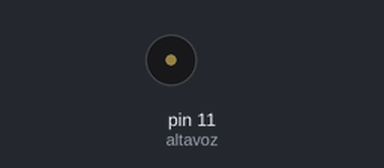
Recording of a sketch running on a simulated Arduino Uno, built with avr-gcc and run on an emulated ATmega328P. Shown: buzzer (waves = sounding).

Above: at 1.4 s.
At 19.01 s:
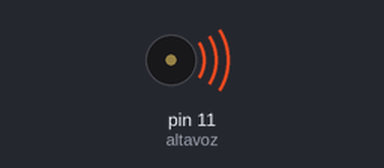
Timing chart, 0 to 19.3 s (numbered marks = the images above):
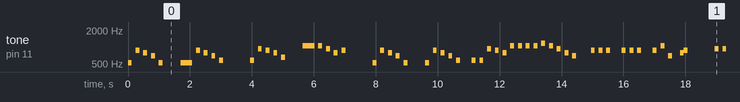

Measured:
- by itself, tone on pin 11 (altavoz): plays 523 Hz for 0.13 s, 880 Hz for 0.13 s, 783 Hz for 0.13 s, 698 Hz for 0.13 s, 523 Hz for 0.13 s, 523 Hz for 0.38 s … (380 notes in this stretch)

The sketch:

melodiaNavidad.ino
```cpp
int altavoz = 11;
int vel=250;
void setup(){
      pinMode(altavoz,OUTPUT);
}
void loop(){
  tone(altavoz,523,vel/2);
  delay(vel);
  tone(altavoz,880,vel/2);
  delay(vel);
  tone(altavoz,783,vel/2);
  delay(vel);
  tone(altavoz,698,vel/2);
  delay(vel);
  tone(altavoz,523,vel/2);
  delay(vel*2+200);

  tone(altavoz,523,vel/2);
  delay(vel/2);
  tone(altavoz,523,vel/2);
  delay(vel/2);

  tone(altavoz,523,vel/2);
  delay(vel);
  tone(altavoz,880,vel/2);
  delay(vel);
  tone(altavoz,783,vel/2);
  delay(vel);
  tone(altavoz,698,vel/2);
  delay(vel);

  tone(altavoz,587,vel/2);
  delay(vel*4);
    tone(altavoz,587,vel/2);
  delay(vel);


  tone(altavoz,933,vel/2);
  delay(vel);
  tone(altavoz,880,vel/2);
  delay(vel);
  tone(altavoz,783,vel/2);
  delay(vel);
  tone(altavoz,659,vel/2);
  delay(vel*2+200);

  tone(altavoz,1046,vel/2);
  delay(vel/2);
  tone(altavoz,1046,vel/2);
  delay(vel/2);
  tone(altavoz,1046,vel/2);
  delay(vel);
  tone(altavoz,1046,vel/2);
  delay(vel);
  tone(altavoz,933,vel/2);
  delay(vel);
  tone(altavoz,783,vel/2);
  delay(vel);
  tone(altavoz,880,vel/2);
  delay(vel*4);


  tone(altavoz,523,vel/2);
  delay(vel);
  tone(altavoz,880,vel/2);
  delay(vel);
  tone(altavoz,783,vel/2);
  delay(vel);
  tone(altavoz,698,vel/2);
  delay(vel);
  tone(altavoz,523,vel/2);
  delay(vel*2+200);

  tone(altavoz,523,vel/2);
  delay(vel);
  tone(altavoz,880,vel/2);
  delay(vel);
  tone(altavoz,783,vel/2);
  delay(vel);
  tone(altavoz,698,vel/2);
  delay(vel);
  tone(altavoz,587,vel/2);
  delay(vel*2);


 tone(altavoz,587,vel/2);
  delay(vel);

 tone(altavoz,587,vel/2);
  delay(vel);


  tone(altavoz,933,vel/2);
  delay(vel);
  tone(altavoz,880,vel/2);
  delay(vel);
  tone(altavoz,783,vel/2);
  delay(vel);


  tone(altavoz,1046,vel/2);
  delay(vel);
    tone(altavoz,1046,vel/2);
  delay(vel);
    tone(altavoz,1046,vel/2);
  delay(vel);
    tone(altavoz,1046,vel/2);
  delay(vel);
    tone(altavoz,1174,vel/2);
  delay(vel);
    tone(altavoz,1046,vel/2);
  delay(vel);
    tone(altavoz,933,vel/2);
  delay(vel);
    tone(altavoz,783,vel/2);
  delay(vel);
    tone(altavoz,698,vel/2);
  delay(vel*2+100);

      tone(altavoz,880,vel/2);
  delay(vel);
      tone(altavoz,880,vel/2);
  delay(vel);
      tone(altavoz,880,vel/2);
  delay(vel*2);
      tone(altavoz,880,vel/2);
  delay(vel);
      tone(altavoz,880,vel/2);
  delay(vel);
      tone(altavoz,880,vel/2);
  delay(vel*2);
      tone(altavoz,880,vel/2);
  delay(vel);
      tone(altavoz,1046,vel/2);
  delay(vel);
  tone(altavoz,698,vel/2);
  delay(vel+vel/2);
        tone(altavoz,783,vel/2);
  delay(vel/2);
        tone(altavoz,880,vel/2);
  delay(vel*4);

  tone(altavoz,933,vel/2);
  delay(vel);
  tone(altavoz,933,vel/2);
  delay(vel);
    tone(altavoz,933,vel/2);
  delay(vel+vel/2);
     tone(altavoz,933,vel/2);
  delay(vel/2);
    tone(altavoz,933,vel/2);
  delay(vel);
      tone(altavoz,880,vel/2);
  delay(vel);
      tone(altavoz,880,vel/2);
  delay(vel);
      tone(altavoz,880,vel/2);
  delay(vel/2);
      tone(altavoz,880,vel/2);
  delay(vel/2);
      tone(altavoz,783,vel/2);
  delay(vel);
      tone(altavoz,783,vel/2);
  delay(vel);
      tone(altavoz,880,vel/2);
  delay(vel/2);
      tone(altavoz,783,vel/2);
  delay(vel*2);
      tone(altavoz,1046,vel/2);
  delay(vel*2);

        tone(altavoz,880,vel/2);
  delay(vel);
      tone(altavoz,880,vel/2);
  delay(vel);
      tone(altavoz,880,vel/2);
  delay(vel/2);
        tone(altavoz,880,vel/2);
  delay(vel);
      tone(altavoz,880,vel/2);
  delay(vel);
      tone(altavoz,880,vel/2);
  delay(vel/2);
      tone(altavoz,880,vel/2);
  delay(vel);
        tone(altavoz,1046,vel/2);
  delay(vel);
        tone(altavoz,698,vel/2);
  delay(vel+vel/2);
tone(altavoz,783,vel/2);
  delay(vel);
  tone(altavoz,880,vel/2);
  delay(vel*4);

  tone(altavoz,933,vel/2);
  delay(vel);
    tone(altavoz,933,vel/2);
  delay(vel);
    tone(altavoz,933,vel/2);
  delay(vel+vel/2);
    tone(altavoz,933,vel/2);
  delay(vel/2);
    tone(altavoz,933,vel/2);
  delay(vel);
    tone(altavoz,880,vel/2);
  delay(vel);
      tone(altavoz,880,vel/2);
  delay(vel);

      tone(altavoz,880,vel/2);
  delay(vel/2);
      tone(altavoz,880,vel/2);
  delay(vel/2);

        tone(altavoz,1046,vel/2);
  delay(vel);

        tone(altavoz,1046,vel/2);
  delay(vel);
          tone(altavoz,933,vel/2);
  delay(vel);
            tone(altavoz,783,vel/2);
  delay(vel);
              tone(altavoz,698,vel/2);
  delay(vel*4);


  }
```
